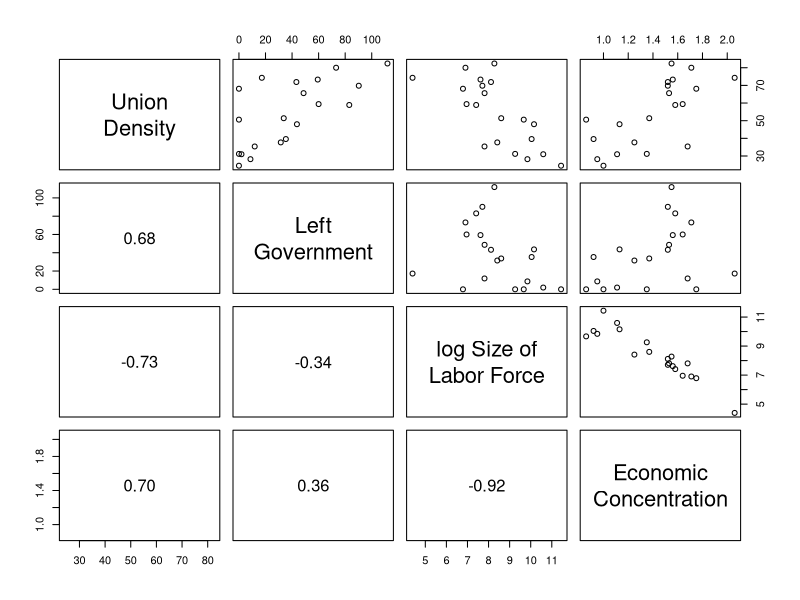

The R script that drew this image:
library(pscl)


### Name: unionDensity
### Title: cross national rates of trade union density
### Aliases: unionDensity
### Keywords: datasets

### ** Examples

data(unionDensity)
summary(unionDensity)
pairs(unionDensity,
      labels=c("Union\nDensity",
        "Left\nGovernment",
        "log Size of\nLabor Force",
        "Economic\nConcentration"),
      lower.panel=function(x,y,digits=2){
        r <- cor(x,y)
        par(usr=c(0,1,0,1))
        text(.5,.5,
             format(c(r,0.123456789),digits=digits)[1],
             cex=1.5)
      }
      )
ols <- lm(union ~ left + size + concen,
          data=unionDensity)
summary(ols)
